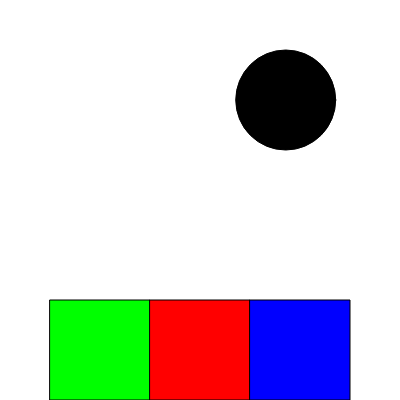
Frame 1 (no input)
Frame 60 (no input): identical to frame 1, image omitted
Frame 120 (the mouse pressed at the canvas centre since frame 60): identical to frame 1, image omitted

The p5.js sketch that drew this single still picture (run headless with seeded random() and noise() and a simulated clock; from frame 60 on, the mouse is pressed at the canvas centre):

// p5.js sketch
// ── sketch.js
var interfaceItems = [];

var currentType = "";


function setup() {
    createCanvas(400, 400);


    interfaceItems.push(new interface(50, 300, 100, "start"));
    interfaceItems.push(new interface(150, 300, 100, "stop"));
    interfaceItems.push(new interface(250, 300, 100, "restart"));

    bubble1 = new bubble(random(width), 100, 100);
    bubble2 = (bubble1, 100, 150, 150); 


}

function draw() {

    background(255);
    fill(0);
    text(currentType, 10, 10);

    for (var i = 0; i < interfaceItems.length; i++) {
        var currentItemCheck = interfaceItems[i].check();
        console.log(currentItemCheck);
        var settingFill;
        if (currentItemCheck == true) {
            settingFill = 100;
        } else {
            settingFill = 255;
        }
        interfaceItems[i].display(settingFill);

    }

    if (currentType == "start") {
        bubble1.move();
    } else if (currentType == "stop") {

    } else if (currentType == "restart") {
        bubble2.move();
    }


    bubble1.display();
    bubble1.checkWidth();

}




function interface(tempX, tempY, tempBoxSize, tempType) {

    this.x = tempX;
    this.y = tempY;
    this.boxSize = tempBoxSize;
    this.type = tempType;


    this.display = function (setFill) {

        if (this.type == "start") {
            fill(0, 255, 0, setFill);
        } else if (this.type == "stop") {
            fill(255, 0, 0, setFill);
        } else if (this.type == "restart") {
            fill(0, 0, 255, setFill);
        }

        rect(this.x, this.y, this.boxSize, this.boxSize);
    }


    this.check = function () {
        if (mouseX > this.x && mouseX < (this.x + this.boxSize) && mouseY > this.y && mouseY < (this.y + this.boxSize)) {
            return true;
        } else {
            return false;
        }
    }
}

function bubble(tempX, tempY, tempDiameter) {

    this.x = tempX;
    this.y = tempY;
    this.diameter = tempDiameter;


    this.display = function () {
        fill(0);
        ellipse(this.x, this.y, this.diameter, this.diameter);
    }


    this.move = function () {
        this.x++;
    }

    this.checkWidth = function () {
        if (this.x > width) {
            this.x = 0;
            return true;
        }else{
            return false;
        }
    }


}


function mousePressed() {

    for (var i = 0; i < interfaceItems.length; i++) {
        var checkItem = interfaceItems[i].check();
        if (checkItem == true) {
            currentType = interfaceItems[i].type;
            console.log(currentType);
        }
    }

}
